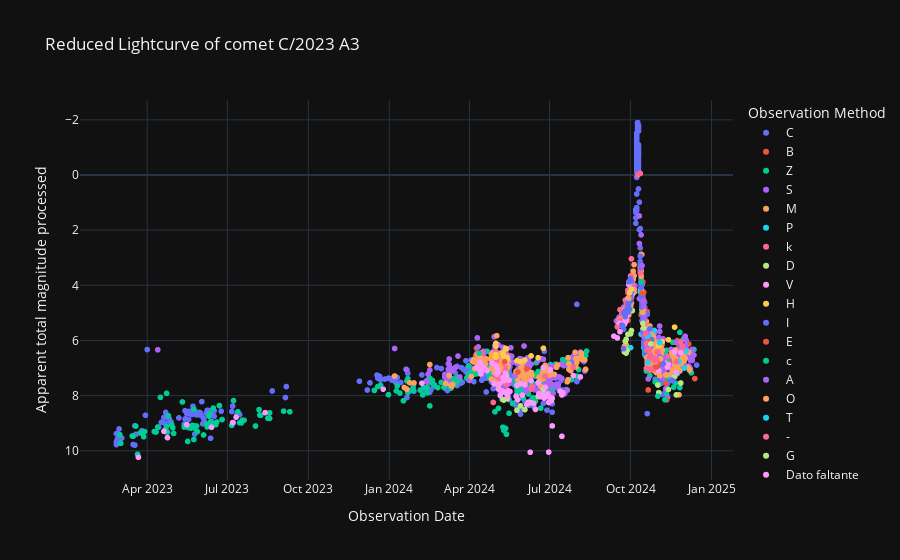

This figure's notebook cell:
### Code cell
# Curva de luz reducida
labels = {'obs_date':'Observation Date','magnitud_reducida':'Apparent total magnitude processed', 'obs_method_key' : 'Observation Method'}
fig = px.scatter(curva_de_luz_procesada_df, x='obs_date', y='magnitud_reducida', color='obs_method_key', template= 'plotly_dark', labels= labels, title=f'Reduced Lightcurve of comet {nombre_cometa}')
fig.update_yaxes(autorange="reversed")
fig.show()

### Figure 1 — Plotly figure (JSON) as saved in the notebook; plotly's stock layout.template omitted (floating-point values rounded to 4 significant figures; data arrays with more than 128 entries replaced by an {"elided": "..."} marker saying what was removed)
{"data": [{"hovertemplate": "Observation Method=C<br>Observation Date=%{x}<br>Apparent total magnitude processed=%{y}<extra></extra>", "legendgroup": "C", "marker": {"color": "#636efa", "symbol": "circle"}, "mode": "markers", "name": "C", "showlegend": true, "type": "scattergl", "x": {"elided": "583 str values"}, "xaxis": "x", "y": {"elided": "583 float values"}, "yaxis": "y"}, {"hovertemplate": "Observation Method=B<br>Observation Date=%{x}<br>Apparent total magnitude processed=%{y}<extra></extra>", "legendgroup": "B", "marker": {"color": "#EF553B", "symbol": "circle"}, "mode": "markers", "name": "B", "showlegend": true, "type": "scattergl", "x": {"elided": "157 str values"}, "xaxis": "x", "y": {"elided": "157 float values"}, "yaxis": "y"}, {"hovertemplate": "Observation Method=Z<br>Observation Date=%{x}<br>Apparent total magnitude processed=%{y}<extra></extra>", "legendgroup": "Z", "marker": {"color": "#00cc96", "symbol": "circle"}, "mode": "markers", "name": "Z", "showlegend": true, "type": "scattergl", "x": {"elided": "347 str values"}, "xaxis": "x", "y": {"elided": "347 float values"}, "yaxis": "y"}, {"hovertemplate": "Observation Method=S<br>Observation Date=%{x}<br>Apparent total magnitude processed=%{y}<extra></extra>", "legendgroup": "S", "marker": {"color": "#ab63fa", "symbol": "circle"}, "mode": "markers", "name": "S", "showlegend": true, "type": "scattergl", "x": {"elided": "424 str values"}, "xaxis": "x", "y": {"elided": "424 float values"}, "yaxis": "y"}, {"hovertemplate": "Observation Method=M<br>Observation Date=%{x}<br>Apparent total magnitude processed=%{y}<extra></extra>", "legendgroup": "M", "marker": {"color": "#FFA15A", "symbol": "circle"}, "mode": "markers", "name": "M", "showlegend": true, "type": "scattergl", "x": {"elided": "516 str values"}, "xaxis": "x", "y": {"elided": "516 float values"}, "yaxis": "y"}, {"hovertemplate": "Observation Method=P<br>Observation Date=%{x}<br>Apparent total magnitude processed=%{y}<extra></extra>", "legendgroup": "P", "marker": {"color": "#19d3f3", "symbol": "circle"}, "mode": "markers", "name": "P", "showlegend": true, "type": "scattergl", "x": ["2024-12-03T00:00:00", "2024-12-01T00:00:00", "2024-11-25T00:00:00", "2024-11-23T00:00:00", "2024-11-21T00:00:00", "2024-11-16T00:00:00", "2024-10-28T00:00:00", "2024-10-22T00:00:00", "2024-10-20T00:00:00", "2024-10-16T00:00:00", "2024-10-16T00:00:00", "2024-10-15T00:00:00", "2024-10-14T00:00:00", "2024-10-14T00:00:00", "2024-10-13T00:00:00", "2024-10-13T00:00:00", "2024-10-12T00:00:00", "2024-10-01T00:00:00"], "xaxis": "x", "y": [6.387, 7.001, 6.77, 7.203, 7.244, 7.424, 5.637, 5.833, 6.154, 6.25, 5.75, 5.28, 4.987, 4.587, 5.773, 3.873, 4.244, 6.26], "yaxis": "y"}, {"hovertemplate": "Observation Method=k<br>Observation Date=%{x}<br>Apparent total magnitude processed=%{y}<extra></extra>", "legendgroup": "k", "marker": {"color": "#FF6692", "symbol": "circle"}, "mode": "markers", "name": "k", "showlegend": true, "type": "scattergl", "x": ["2024-11-29T00:00:00", "2024-11-28T00:00:00", "2024-11-27T00:00:00", "2024-11-22T00:00:00", "2024-11-12T00:00:00", "2024-11-01T00:00:00", "2024-10-28T00:00:00", "2024-10-24T00:00:00", "2024-10-23T00:00:00", "2024-10-20T00:00:00", "2024-10-19T00:00:00", "2024-10-03T00:00:00", "2024-10-02T00:00:00", "2024-10-01T00:00:00", "2024-09-29T00:00:00", "2024-09-28T00:00:00", "2024-09-27T00:00:00", "2024-09-26T00:00:00", "2024-09-26T00:00:00", "2024-09-25T00:00:00", "2024-09-25T00:00:00", "2024-09-25T00:00:00", "2024-09-24T00:00:00", "2024-09-21T00:00:00", "2024-09-19T00:00:00", "2024-09-19T00:00:00", "2024-09-16T00:00:00", "2024-07-28T00:00:00", "2024-06-26T00:00:00", "2024-06-11T00:00:00", "2024-06-10T00:00:00", "2024-05-31T00:00:00", "2024-05-13T00:00:00", "2024-05-13T00:00:00", "2024-05-13T00:00:00", "2024-05-12T00:00:00", "2024-05-12T00:00:00", "2024-05-12T00:00:00", "2024-05-12T00:00:00", "2024-05-07T00:00:00", "2024-05-03T00:00:00", "2024-05-02T00:00:00", "2024-05-01T00:00:00", "2024-05-01T00:00:00", "2024-04-28T00:00:00", "2024-04-15T00:00:00"], "xaxis": "x", "y": [6.219, 6.379, 6.042, 6.774, 6.564, 6.415, 7.037, 7.024, 7.076, 6.154, 7.009, 3.918, 3.042, 3.66, 3.873, 4.175, 4.668, 4.658, 4.758, 5.037, 5.037, 4.537, 5.016, 5.043, 5.282, 4.882, 5.509, 6.975, 7.303, 7.669, 7.761, 7.586, 7.601, 6.301, 6.501, 6.688, 6.888, 6.888, 7.088, 7.513, 7.344, 6.726, 6.407, 6.607, 8.247, 6.442], "yaxis": "y"}, {"hovertemplate": "Observation Method=D<br>Observation Date=%{x}<br>Apparent total magnitude processed=%{y}<extra></extra>", "legendgroup": "D", "marker": {"color": "#B6E880", "symbol": "circle"}, "mode": "markers", "name": "D", "showlegend": true, "type": "scattergl", "x": ["2024-11-27T00:00:00", "2024-11-22T00:00:00", "2024-11-20T00:00:00", "2024-11-13T00:00:00", "2024-11-02T00:00:00", "2024-11-01T00:00:00", "2024-10-03T00:00:00", "2024-10-02T00:00:00", "2024-10-01T00:00:00", "2024-09-28T00:00:00", "2024-09-27T00:00:00", "2024-09-26T00:00:00", "2024-09-26T00:00:00", "2024-09-25T00:00:00", "2024-09-25T00:00:00", "2024-09-25T00:00:00", "2024-09-24T00:00:00", "2024-06-24T00:00:00", "2024-06-18T00:00:00", "2024-06-10T00:00:00", "2024-06-03T00:00:00", "2024-05-29T00:00:00", "2024-05-25T00:00:00", "2024-05-14T00:00:00", "2024-05-13T00:00:00", "2024-05-10T00:00:00", "2024-05-09T00:00:00"], "xaxis": "x", "y": [7.542, 7.974, 7.317, 7.776, 7.892, 7.615, 4.918, 5.642, 5.76, 5.775, 6.368, 5.958, 6.458, 6.037, 6.337, 6.037, 6.416, 7.782, 8.026, 8.261, 8.508, 8.369, 8.534, 8.115, 7.301, 8.159, 8.145], "yaxis": "y"}, {"hovertemplate": "Observation Method=V<br>Observation Date=%{x}<br>Apparent total magnitude processed=%{y}<extra></extra>", "legendgroup": "V", "marker": {"color": "#FF97FF", "symbol": "circle"}, "mode": "markers", "name": "V", "showlegend": true, "type": "scattergl", "x": ["2024-11-27T00:00:00", "2024-11-22T00:00:00", "2024-11-20T00:00:00", "2024-11-13T00:00:00", "2024-11-12T00:00:00", "2024-11-08T00:00:00", "2024-11-06T00:00:00", "2024-11-02T00:00:00", "2024-11-01T00:00:00", "2024-10-28T00:00:00", "2024-10-20T00:00:00", "2024-10-16T00:00:00", "2024-10-15T00:00:00", "2024-10-03T00:00:00", "2024-10-02T00:00:00", "2024-10-01T00:00:00", "2024-09-30T00:00:00", "2024-09-29T00:00:00", "2024-09-28T00:00:00", "2024-09-27T00:00:00", "2024-09-26T00:00:00", "2024-09-26T00:00:00", "2024-09-25T00:00:00", "2024-09-25T00:00:00", "2024-09-25T00:00:00", "2024-09-24T00:00:00", "2024-09-21T00:00:00", "2024-09-19T00:00:00", "2024-09-19T00:00:00", "2024-09-16T00:00:00", "2024-09-12T00:00:00", "2024-08-05T00:00:00", "2024-07-28T00:00:00", "2024-07-16T00:00:00", "2024-07-15T00:00:00", "2024-07-15T00:00:00", "2024-07-13T00:00:00", "2024-07-04T00:00:00", "2024-07-04T00:00:00", "2024-07-03T00:00:00", "2024-07-02T00:00:00", "2024-07-02T00:00:00", "2024-06-30T00:00:00", "2024-06-30T00:00:00", "2024-06-29T00:00:00", "2024-06-28T00:00:00", "2024-06-26T00:00:00", "2024-06-25T00:00:00", "2024-06-24T00:00:00", "2024-06-24T00:00:00", "2024-06-23T00:00:00", "2024-06-20T00:00:00", "2024-06-19T00:00:00", "2024-06-18T00:00:00", "2024-06-15T00:00:00", "2024-06-13T00:00:00", "2024-06-10T00:00:00", "2024-06-09T00:00:00", "2024-06-07T00:00:00", "2024-06-05T00:00:00", "2024-06-03T00:00:00", "2024-05-31T00:00:00", "2024-05-29T00:00:00", "2024-05-26T00:00:00", "2024-05-25T00:00:00", "2024-05-24T00:00:00", "2024-05-17T00:00:00", "2024-05-16T00:00:00", "2024-05-16T00:00:00", "2024-05-15T00:00:00", "2024-05-14T00:00:00", "2024-05-14T00:00:00", "2024-05-13T00:00:00", "2024-05-12T00:00:00", "2024-05-11T00:00:00", "2024-05-10T00:00:00", "2024-05-10T00:00:00", "2024-05-09T00:00:00", "2024-05-07T00:00:00", "2024-05-06T00:00:00", "2024-05-05T00:00:00", "2024-05-04T00:00:00", "2024-05-03T00:00:00", "2024-05-03T00:00:00", "2024-05-02T00:00:00", "2024-05-01T00:00:00", "2024-04-29T00:00:00", "2024-04-27T00:00:00", "2024-04-21T00:00:00", "2024-04-20T00:00:00", "2024-04-17T00:00:00", "2024-04-16T00:00:00", "2024-04-15T00:00:00", "2024-04-15T00:00:00", "2024-04-14T00:00:00", "2024-04-13T00:00:00", "2024-04-13T00:00:00", "2024-04-09T00:00:00", "2024-02-07T00:00:00", "2023-12-25T00:00:00", "2023-08-13T00:00:00", "2023-07-11T00:00:00", "2023-07-07T00:00:00", "2023-06-13T00:00:00", "2023-05-16T00:00:00", "2023-04-24T00:00:00", "2023-04-20T00:00:00", "2023-03-22T00:00:00"], "xaxis": "x", "y": [6.442, 7.174, 6.417, 6.876, 6.964, 6.842, 6.745, 7.092, 6.715, 6.737, 6.154, 5.55, 5.18, 4.318, 3.842, 4.26, 4.369, 3.973, 4.475, 5.068, 5.258, 5.058, 5.337, 5.337, 5.137, 5.416, 5.443, 5.382, 5.682, 5.909, 5.844, 7.322, 7.275, 7.895, 7.976, 9.476, 7.84, 8.099, 9.099, 8.186, 8.074, 7.074, 8.249, 10.05, 7.937, 8.025, 7.703, 8.092, 7.982, 6.982, 7.972, 8.044, 7.935, 7.526, 8.5, 8.285, 7.461, 10.05, 8.239, 8.325, 7.608, 7.986, 7.569, 8.143, 7.634, 8.025, 7.852, 7.84, 7.44, 7.827, 7.415, 8.015, 6.801, 7.188, 7.874, 7.359, 7.459, 7.345, 7.813, 7.996, 7.581, 7.762, 7.044, 7.144, 7.226, 6.907, 7.568, 6.827, 7.092, 7.067, 6.993, 7.068, 6.942, 6.942, 7.215, 7.088, 6.788, 6.979, 7.549, 7.765, 8.617, 8.783, 8.979, 9.147, 9.055, 9.523, 9.293, 10.23], "yaxis": "y"}, {"hovertemplate": "Observation Method=H<br>Observation Date=%{x}<br>Apparent total magnitude processed=%{y}<extra></extra>", "legendgroup": "H", "marker": {"color": "#FECB52", "symbol": "circle"}, "mode": "markers", "name": "H", "showlegend": true, "type": "scattergl", "x": ["2024-11-20T00:00:00", "2024-11-13T00:00:00", "2024-11-06T00:00:00", "2024-11-02T00:00:00", "2024-06-24T00:00:00", "2024-06-18T00:00:00", "2024-06-10T00:00:00", "2024-06-03T00:00:00", "2024-05-29T00:00:00", "2024-05-25T00:00:00", "2024-05-14T00:00:00", "2024-05-13T00:00:00", "2024-05-13T00:00:00", "2024-05-12T00:00:00", "2024-05-12T00:00:00", "2024-05-10T00:00:00", "2024-05-09T00:00:00", "2024-05-01T00:00:00", "2024-05-01T00:00:00", "2024-05-01T00:00:00", "2024-05-01T00:00:00"], "xaxis": "x", "y": [5.517, 5.976, 6.045, 6.192, 6.282, 6.626, 6.561, 6.708, 6.769, 6.734, 6.615, 6.301, 6.701, 6.288, 6.688, 6.559, 6.445, 6.107, 6.507, 6.207, 6.607], "yaxis": "y"}, {"hovertemplate": "Observation Method=I<br>Observation Date=%{x}<br>Apparent total magnitude processed=%{y}<extra></extra>", "legendgroup": "I", "marker": {"color": "#636efa", "symbol": "circle"}, "mode": "markers", "name": "I", "showlegend": true, "type": "scattergl", "x": ["2024-11-18T00:00:00", "2024-11-17T00:00:00", "2024-11-07T00:00:00", "2024-11-04T00:00:00", "2024-11-03T00:00:00", "2024-11-01T00:00:00", "2024-10-25T00:00:00", "2024-10-23T00:00:00", "2024-10-23T00:00:00", "2024-10-23T00:00:00", "2024-10-22T00:00:00", "2024-10-22T00:00:00", "2024-10-21T00:00:00", "2024-10-20T00:00:00", "2024-10-20T00:00:00", "2024-10-20T00:00:00", "2024-10-20T00:00:00", "2024-10-20T00:00:00", "2024-10-19T00:00:00", "2024-10-19T00:00:00", "2024-10-19T00:00:00", "2024-10-18T00:00:00", "2024-10-18T00:00:00", "2024-10-18T00:00:00", "2024-10-18T00:00:00", "2024-10-17T00:00:00", "2024-10-17T00:00:00", "2024-10-17T00:00:00", "2024-10-17T00:00:00", "2024-10-17T00:00:00", "2024-10-16T00:00:00", "2024-10-16T00:00:00", "2024-10-16T00:00:00", "2024-10-16T00:00:00", "2024-10-16T00:00:00", "2024-10-16T00:00:00", "2024-10-16T00:00:00", "2024-10-16T00:00:00", "2024-10-16T00:00:00", "2024-10-16T00:00:00", "2024-10-15T00:00:00", "2024-10-15T00:00:00", "2024-10-15T00:00:00", "2024-10-15T00:00:00", "2024-10-15T00:00:00", "2024-10-15T00:00:00", "2024-10-15T00:00:00", "2024-10-15T00:00:00", "2024-10-14T00:00:00", "2024-10-14T00:00:00", "2024-10-14T00:00:00", "2024-10-14T00:00:00", "2024-10-14T00:00:00", "2024-10-14T00:00:00", "2024-10-13T00:00:00", "2024-10-13T00:00:00", "2024-10-13T00:00:00", "2024-10-13T00:00:00", "2024-10-13T00:00:00", "2024-10-13T00:00:00", "2024-10-13T00:00:00", "2024-10-13T00:00:00", "2024-10-13T00:00:00", "2024-10-13T00:00:00", "2024-10-13T00:00:00", "2024-10-13T00:00:00", "2024-10-12T00:00:00", "2024-10-12T00:00:00", "2024-10-12T00:00:00", "2024-10-12T00:00:00", "2024-10-11T00:00:00", "2024-10-11T00:00:00", "2024-10-10T00:00:00", "2024-10-08T00:00:00", "2024-10-02T00:00:00", "2024-10-02T00:00:00", "2024-10-02T00:00:00", "2024-10-02T00:00:00", "2024-10-01T00:00:00", "2024-10-01T00:00:00", "2024-10-01T00:00:00", "2024-10-01T00:00:00", "2024-10-01T00:00:00", "2024-10-01T00:00:00", "2024-10-01T00:00:00", "2024-09-30T00:00:00", "2024-09-30T00:00:00", "2024-09-30T00:00:00", "2024-09-29T00:00:00", "2024-09-29T00:00:00", "2024-09-29T00:00:00", "2024-09-29T00:00:00", "2024-09-28T00:00:00", "2024-09-28T00:00:00", "2024-09-28T00:00:00", "2024-09-28T00:00:00", "2024-09-28T00:00:00", "2024-09-25T00:00:00", "2024-09-25T00:00:00", "2024-09-25T00:00:00", "2024-09-23T00:00:00", "2024-09-23T00:00:00", "2024-09-22T00:00:00", "2024-09-21T00:00:00"], "xaxis": "x", "y": [7.468, 7.444, 6.843, 6.864, 6.778, 6.915, 5.969, 6.076, 5.976, 5.576, 6.333, 6.233, 6.294, 6.254, 6.154, 6.154, 6.254, 5.054, 5.709, 5.809, 6.109, 6.466, 5.666, 5.966, 6.266, 6.212, 6.112, 5.012, 5.712, 5.912, 6.15, 5.75, 5.25, 6.05, 5.65, 5.15, 5.75, 5.55, 5.65, 5.05, 4.68, 5.18, 5.68, 5.68, 4.68, 4.58, 5.38, 5.18, 4.387, 4.587, 4.787, 4.787, 4.687, 5.287, 4.373, 4.373, 4.073, 3.873, 3.373, 3.873, 3.873, 3.873, 3.273, 3.873, 3.973, 4.073, 3.244, 2.944, 2.944, 3.144, 1.985, 0.9852, 0.5069, 1.189, 4.242, 3.842, 4.142, 4.142, 3.76, 4.36, 4.56, 4.46, 4.56, 4.56, 4.56, 4.469, 4.469, 4.869, 4.473, 4.673, 4.673, 4.573, 4.675, 4.775, 4.975, 4.975, 4.775, 4.937, 4.937, 5.137, 4.997, 6.297, 5.466, 5.443], "yaxis": "y"}, {"hovertemplate": "Observation Method=E<br>Observation Date=%{x}<br>Apparent total magnitude processed=%{y}<extra></extra>", "legendgroup": "E", "marker": {"color": "#EF553B", "symbol": "circle"}, "mode": "markers", "name": "E", "showlegend": true, "type": "scattergl", "x": ["2024-11-11T00:00:00", "2024-11-10T00:00:00", "2024-11-02T00:00:00", "2024-10-31T00:00:00", "2024-10-30T00:00:00", "2024-10-29T00:00:00", "2024-10-23T00:00:00", "2024-10-22T00:00:00", "2024-10-14T00:00:00", "2024-05-11T00:00:00"], "xaxis": "x", "y": [8.154, 7.546, 6.792, 6.939, 6.968, 6.902, 6.276, 6.033, 4.287, 6.774], "yaxis": "y"}, {"hovertemplate": "Observation Method=c<br>Observation Date=%{x}<br>Apparent total magnitude processed=%{y}<extra></extra>", "legendgroup": "c", "marker": {"color": "#00cc96", "symbol": "circle"}, "mode": "markers", "name": "c", "showlegend": true, "type": "scattergl", "x": ["2024-11-09T00:00:00", "2024-11-01T00:00:00", "2024-10-13T00:00:00", "2024-05-16T00:00:00", "2024-05-13T00:00:00", "2024-05-12T00:00:00", "2024-05-10T00:00:00", "2024-05-09T00:00:00", "2024-05-04T00:00:00", "2024-04-30T00:00:00", "2024-04-12T00:00:00"], "xaxis": "x", "y": [8.144, 8.015, 3.873, 8.64, 9.401, 9.188, 9.259, 9.145, 8.462, 8.588, 6.461], "yaxis": "y"}, {"hovertemplate": "Observation Method=A<br>Observation Date=%{x}<br>Apparent total magnitude processed=%{y}<extra></extra>", "legendgroup": "A", "marker": {"color": "#ab63fa", "symbol": "circle"}, "mode": "markers", "name": "A", "showlegend": true, "type": "scattergl", "x": ["2024-11-08T00:00:00", "2024-11-03T00:00:00", "2024-11-02T00:00:00", "2024-10-24T00:00:00", "2024-10-22T00:00:00", "2024-10-20T00:00:00", "2024-10-19T00:00:00", "2024-10-18T00:00:00", "2024-10-18T00:00:00", "2024-10-17T00:00:00", "2024-10-16T00:00:00", "2024-10-16T00:00:00", "2024-10-16T00:00:00", "2024-10-15T00:00:00", "2024-10-14T00:00:00", "2024-10-13T00:00:00"], "xaxis": "x", "y": [6.642, 6.578, 5.892, 6.224, 6.133, 5.754, 6.209, 5.866, 5.666, 5.212, 5.05, 5.85, 4.75, 4.58, 3.287, 2.173], "yaxis": "y"}, {"hovertemplate": "Observation Method=O<br>Observation Date=%{x}<br>Apparent total magnitude processed=%{y}<extra></extra>", "legendgroup": "O", "marker": {"color": "#FFA15A", "symbol": "circle"}, "mode": "markers", "name": "O", "showlegend": true, "type": "scattergl", "x": ["2024-11-04T00:00:00", "2024-10-30T00:00:00", "2024-10-28T00:00:00", "2024-10-27T00:00:00", "2024-10-22T00:00:00", "2024-10-21T00:00:00", "2024-10-15T00:00:00", "2024-09-29T00:00:00"], "xaxis": "x", "y": [6.664, 6.768, 6.737, 6.776, 6.633, 6.594, 4.98, 4.473], "yaxis": "y"}, {"hovertemplate": "Observation Method=T<br>Observation Date=%{x}<br>Apparent total magnitude processed=%{y}<extra></extra>", "legendgroup": "T", "marker": {"color": "#19d3f3", "symbol": "circle"}, "mode": "markers", "name": "T", "showlegend": true, "type": "scattergl", "x": ["2024-11-03T00:00:00", "2024-10-21T00:00:00", "2024-10-20T00:00:00"], "xaxis": "x", "y": [6.078, 6.794, 5.854], "yaxis": "y"}, {"hovertemplate": "Observation Method=-<br>Observation Date=%{x}<br>Apparent total magnitude processed=%{y}<extra></extra>", "legendgroup": "-", "marker": {"color": "#FF6692", "symbol": "circle"}, "mode": "markers", "name": "-", "showlegend": true, "type": "scattergl", "x": ["2024-10-31T00:00:00", "2024-10-30T00:00:00", "2024-10-29T00:00:00", "2024-10-28T00:00:00", "2024-10-28T00:00:00", "2024-10-27T00:00:00", "2024-10-24T00:00:00", "2024-10-22T00:00:00", "2024-10-22T00:00:00", "2024-10-20T00:00:00", "2024-10-19T00:00:00", "2024-10-18T00:00:00", "2024-10-17T00:00:00", "2024-10-12T00:00:00", "2024-10-12T00:00:00", "2024-10-12T00:00:00", "2024-10-12T00:00:00", "2024-10-09T00:00:00"], "xaxis": "x", "y": [6.739, 6.668, 6.702, 6.737, 6.637, 6.676, 6.524, 6.633, 6.333, 6.354, 6.109, 5.766, 5.412, 3.544, 3.544, -0.05629, -0.05629, 0.006221], "yaxis": "y"}, {"hovertemplate": "Observation Method=G<br>Observation Date=%{x}<br>Apparent total magnitude processed=%{y}<extra></extra>", "legendgroup": "G", "marker": {"color": "#B6E880", "symbol": "circle"}, "mode": "markers", "name": "G", "showlegend": true, "type": "scattergl", "x": ["2024-10-24T00:00:00", "2024-10-16T00:00:00", "2024-10-15T00:00:00"], "xaxis": "x", "y": [6.124, 5.55, 5.38], "yaxis": "y"}, {"hovertemplate": "Observation Method=Dato faltante<br>Observation Date=%{x}<br>Apparent total magnitude processed=%{y}<extra></extra>", "legendgroup": "Dato faltante", "marker": {"color": "#FF97FF", "symbol": "circle"}, "mode": "markers", "name": "Dato faltante", "showlegend": true, "type": "scattergl", "x": ["2024-10-16T00:00:00"], "xaxis": "x", "y": [null], "yaxis": "y"}, {"hovertemplate": "Observation Method=t<br>Observation Date=%{x}<br>Apparent total magnitude processed=%{y}<extra></extra>", "legendgroup": "t", "marker": {"color": "#FECB52", "symbol": "circle"}, "mode": "markers", "name": "t", "showlegend": true, "type": "scattergl", "x": ["2024-10-02T00:00:00", "2024-09-30T00:00:00"], "xaxis": "x", "y": [4.142, 4.269], "yaxis": "y"}, {"hovertemplate": "Observation Method=i<br>Observation Date=%{x}<br>Apparent total magnitude processed=%{y}<extra></extra>", "legendgroup": "i", "marker": {"color": "#636efa", "symbol": "circle"}, "mode": "markers", "name": "i", "showlegend": true, "type": "scattergl", "x": ["2024-09-29T00:00:00"], "xaxis": "x", "y": [3.873], "yaxis": "y"}, {"hovertemplate": "Observation Method=d<br>Observation Date=%{x}<br>Apparent total magnitude processed=%{y}<extra></extra>", "legendgroup": "d", "marker": {"color": "#EF553B", "symbol": "circle"}, "mode": "markers", "name": "d", "showlegend": true, "type": "scattergl", "x": ["2024-06-05T00:00:00", "2024-05-26T00:00:00"], "xaxis": "x", "y": [7.025, 7.143], "yaxis": "y"}], "layout": {"legend": {"title": {"text": "Observation Method"}, "tracegroupgap": 0}, "title": {"text": "Reduced Lightcurve of comet C/2023 A3"}, "xaxis": {"anchor": "y", "domain": [0, 1], "title": {"text": "Observation Date"}}, "yaxis": {"anchor": "x", "autorange": "reversed", "domain": [0, 1], "title": {"text": "Apparent total magnitude processed"}}}}
